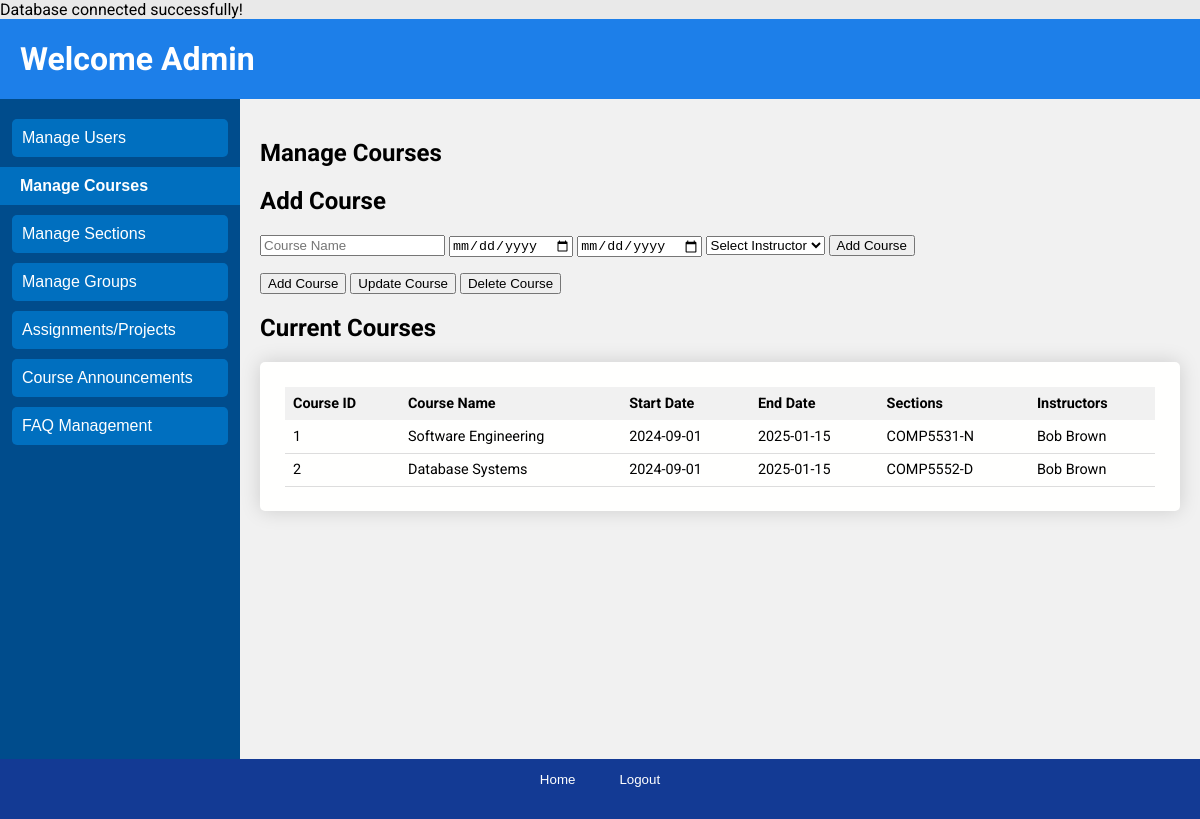
The app's page /users/admin/manage_courses.php, older data.
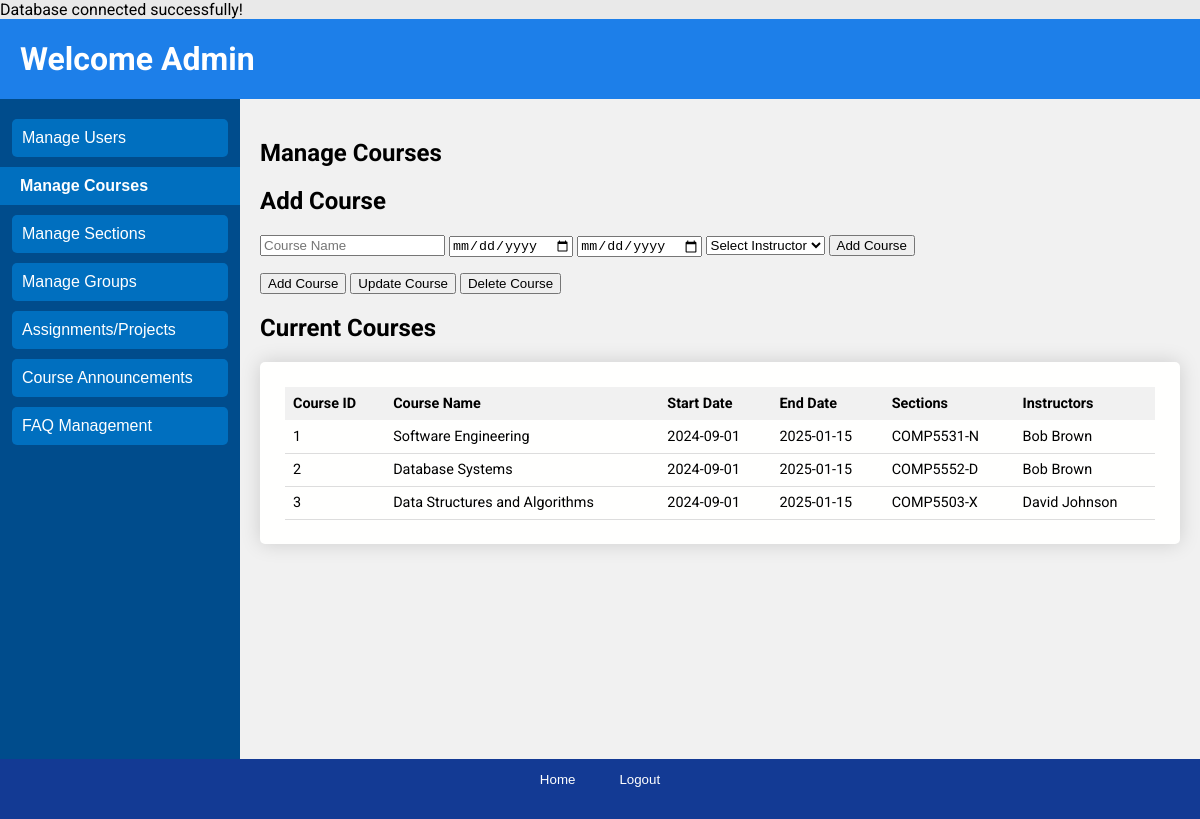
The same page, newer data.
### tables this page shows
CREATE TABLE IF NOT EXISTS Course (
  CourseID INT AUTO_INCREMENT PRIMARY KEY,
  CourseCode VARCHAR(10) UNIQUE NOT NULL,
  Name VARCHAR(255),
  StartDate DATE,
  EndDate DATE
);

### users/admin/manage_courses.php (the view, shortened to what this page needs)
<?php
require_once '../../database.php';
try {
    $query = "SELECT Course.CourseID, Course.Name AS CourseName, Course.StartDate, Course.EndDate,
              GROUP_CONCAT(DISTINCT CourseSection.SectionNumber ORDER BY CourseSection.SectionNumber ASC SEPARATOR ', ') AS Sections,
              GROUP_CONCAT(DISTINCT User.Name ORDER BY User.Name ASC SEPARATOR ', ') AS Instructors
              FROM Course
              LEFT JOIN CourseSection ON Course.CourseID = CourseSection.CourseID
              LEFT JOIN CourseInstructor ON Course.CourseID = CourseInstructor.CourseID
              LEFT JOIN `User` ON CourseInstructor.InstructorID = User.UserID
              GROUP BY Course.CourseID";
    $stmt = $pdo->prepare($query);
    $stmt->execute();
    $courses = $stmt->fetchAll(PDO::FETCH_ASSOC);
} catch (PDOException $e) {
    $_SESSION['error'] = "Error fetching courses: " . $e->getMessage();
    $courses = [];
}
?>
<!DOCTYPE html>
<html lang="en">
<head>
    <link rel="stylesheet" href="../../css/index.css">
</head>
<body>
    <div class="page">
        <header class="header">
            <h1>Welcome Admin</h1>
        </header>
        <div class="sidebar">
            <button onclick="location.href='manage_user.php'">Manage Users</button>
            <button class="is-selected" onclick="location.href='manage_courses.php'">Manage Courses</button>
            <button onclick="location.href='manage_sections.php'">Manage Sections</button>
            <button onclick="location.href='manage_groups.php'">Manage Groups</button>
            <button onclick="location.href='manage_assignments.php'">Assignments/Projects</button>
            <button onclick="location.href='manage_announcements.php'">Course Announcements</button>
            <button onclick="location.href='manage_faqs.php'">FAQ Management</button>
        </div>
        <main class="main">
            <div class="main-header">
                <h2>Manage Courses</h2>
            </div>
            <div id="add-course" class="course-form">
                <h2>Add Course</h2>
                <form method="POST" action="edit_courses_endpoint.php">
                    <input type="text" name="course_name" placeholder="Course Name" required />
                    <input type="date" name="start_date" placeholder="Start Date" required />
                    <input type="date" name="end_date" placeholder="End Date" required />
                    <select name="instructors" required>
                        <option value="" disabled selected>Select Instructor</option>
                    </select>
                    <button type="submit">Add Course</button>
                </form>
            </div>
            <div class="course-actions">
                <button onclick="showForm('add')">Add Course</button>
                <button onclick="showForm('update')">Update Course</button>
                <button onclick="showForm('delete')">Delete Course</button>
            </div>
            <div class="course-table">
                <h2>Current Courses</h2>
                <div class="table-wrapper">
                    <table class="content-table">
                        <thead>
                            <tr>
                                <th>Course ID</th>
                                <th>Course Name</th>
                                <th>Start Date</th>
                                <th>End Date</th>
                                <th>Sections</th>
                                <th>Instructors</th>
                            </tr>
                        </thead>
                        <tbody>
                            <?php foreach ($courses as $course): ?>
                                <tr>
                                    <td><?= htmlspecialchars($course['CourseID']) ?></td>
                                    <td><?= htmlspecialchars($course['CourseName']) ?></td>
                                    <td><?= htmlspecialchars($course['StartDate']) ?></td>
                                    <td><?= htmlspecialchars($course['EndDate']) ?></td>
                                    <td><?= htmlspecialchars($course['Sections'] ?: 'N/A') ?></td>
                                    <td><?= htmlspecialchars($course['Instructors'] ?: 'No instructors') ?></td>
                                </tr>
                            <?php endforeach; ?>
                        </tbody>
                    </table>
                </div>
            </div>
        </main>
        <footer class="footer">
            <button onclick="location.href='../home.php'">Home</button>
            <button onclick="location.href='../../logout.php'">Logout</button>
        </footer>
    </div>
</body>
</html>

Row changes from the older to the newer data that the page shows:
added course: CourseID "3", Name "Data Structures and Algorithms", StartDate "2024-09-01", EndDate "2025-01-15", Sections "COMP5503-X", Instructors "David Johnson"
